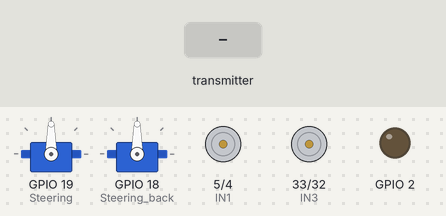
A sketch run on a simulated ESP32. On the bench: 2 × servo, motor-driver pin pairs drawn as motors (green arrow = first pin HIGH = forward, orange = second pin HIGH = backward, longer = more drive, scaled by the enable pin), output pins drawn as LEDs (lit = HIGH). The test bench sets the inputs (shaded band). What the sketch prints to the serial monitor is not drawn.

Above: at 1.2 s.
1.3 s: the transmitter starts sending rnd_1 = 0
At 2.4 s:
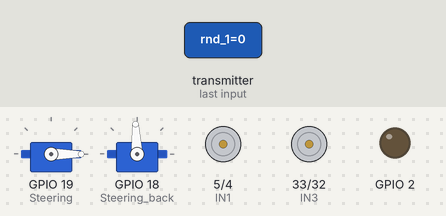
2.8 s: the transmitter starts sending rnd_2 = 1024
At 3.5 s:
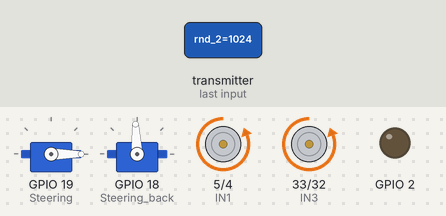
4.3 s: the transmitter starts sending rnd_1 = 1024
At 4.7 s:
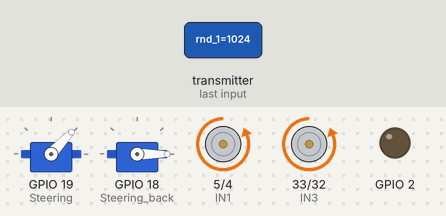
5.8 s: the transmitter starts sending rnd_2 = 0
At 7.0 s:
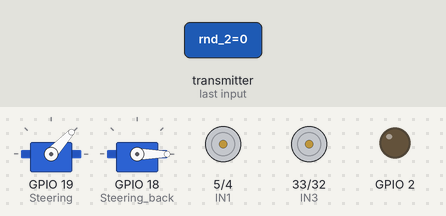
7.3 s: the transmitter starts sending rnd_1 = 2048
At 8.1 s:
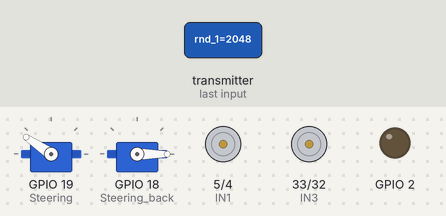
8.8 s: the transmitter starts sending rnd_2 = 2048
At 9.3 s:
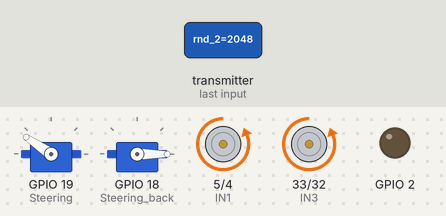
Timing chart, 0 to 11.3 s (numbered marks = the images above; inputs shaded):
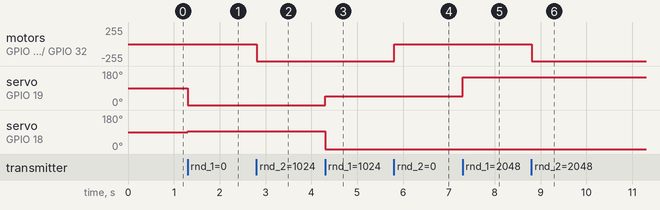

The sketch:

server.ino
```cpp
/*
##########################             Server             ##########################
*/

#include <esp_now.h>
#include <WiFi.h>
#include <ESP32Servo.h>

int ENA = 13;
int ENB = 14;
int IN1 = 5;
int IN2 = 4;
int IN3 = 33;
int IN4 = 32;

const int frequency = 500;
const int pwm_channel = 2;
const int pwm_channel_2 = 3;
const int resolution = 8;

int receive_rnd_val_1;
int receive_rnd_val_2;
int receive_rnd_val_3;
int receive_rnd_val_4;

Servo Steering;
Servo Steering_back;

typedef struct struct_message {
    int rnd_1;
    int rnd_2;
    int rnd_3;
    int rnd_4;
} struct_message;

struct_message receive_Data;

void OnDataRecv(const uint8_t * mac, const uint8_t *incomingData, int len) {
    memcpy(&receive_Data, incomingData, sizeof(receive_Data));

    receive_rnd_val_1 = receive_Data.rnd_1;
    receive_rnd_val_2 = receive_Data.rnd_2;
    receive_rnd_val_3 = receive_Data.rnd_3;
    receive_rnd_val_4 = receive_Data.rnd_4;

    Serial.print("Steering Angle  : >>>  ");
    Serial.print(receive_rnd_val_3);
    Serial.print("     Servo Angle  : >>>  ");
    Serial.print(receive_rnd_val_1);
    Serial.print("     Motor Speed >>>  ");
    Serial.print(receive_rnd_val_2);
    Serial.print("     Motor Side >>>  ");
    Serial.print(receive_rnd_val_4);

    Steering.write(receive_rnd_val_1);
    int back_steering_angle = back_steering_angle_cal(receive_rnd_val_1);
    Steering_back.write(back_steering_angle);

    Serial.print("     Back Steering Angle >>>  ");
    Serial.println(back_steering_angle);

    changeSpeed(receive_rnd_val_2, receive_rnd_val_4);
}

int back_steering_angle_cal(int value) {
    return map(value, 18, 108, 85, 41);
}

void setup() {
    pinMode(ENA, OUTPUT);
    pinMode(IN1, OUTPUT);
    pinMode(IN2, OUTPUT);
    pinMode(ENB, OUTPUT);
    pinMode(IN3, OUTPUT);
    pinMode(IN4, OUTPUT);

    Steering.attach(19);
    Steering_back.attach(18);

    digitalWrite(IN1, LOW);
    digitalWrite(IN2, LOW);
    digitalWrite(IN3, LOW);
    digitalWrite(IN4, LOW);

    ledcSetup(pwm_channel, frequency, resolution);
    ledcSetup(pwm_channel_2, frequency, resolution);
    ledcAttachPin(ENA, pwm_channel);
    ledcAttachPin(ENB, pwm_channel_2);

    Serial.begin(115200);
    pinMode(2, OUTPUT);
    WiFi.mode(WIFI_STA);

    if (esp_now_init() != ESP_OK) {
        Serial.println("Error initializing ESP-NOW");
        return;
    }

    esp_now_register_recv_cb(OnDataRecv);
}

void loop() {
}

void changeSpeed(int mappingValue, int side) {
    digitalWrite(IN1, LOW);
    digitalWrite(IN2, HIGH);
    digitalWrite(IN3, LOW);
    digitalWrite(IN4, HIGH);
    ledcWrite(pwm_channel, mappingValue);
    ledcWrite(pwm_channel_2, mappingValue);
}
```

Measured:
- after the input at 1.3 s, servo on GPIO 19 (Steering): 90° → 0° at once; servo on GPIO 18 (Steering_back): 90° → 93° at once
- after the input at 2.8 s, motor on GPIO 5 (IN1) / GPIO 4 (IN2), motor on GPIO 33 (IN3) / GPIO 32 (IN4): stopped → backward 255/255 at once
- after the input at 4.3 s, servo on GPIO 19 (Steering): 0° → 47° at once; servo on GPIO 18 (Steering_back): 93° → 0° at once
- after the input at 5.8 s, motor on GPIO 5 (IN1) / GPIO 4 (IN2), motor on GPIO 33 (IN3) / GPIO 32 (IN4): backward 255/255 → stopped at once
- after the input at 7.3 s, servo on GPIO 19 (Steering): 47° → 146° at once
- after the input at 8.8 s, motor on GPIO 5 (IN1) / GPIO 4 (IN2), motor on GPIO 33 (IN3) / GPIO 32 (IN4): stopped → backward 255/255 at once
